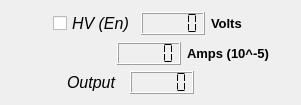
  <widget class="QWidget" name="layoutWidget">
   <property name="geometry">
    <rect>
     <x>0</x>
     <y>580</y>
     <width>301</width>
     <height>90</height>
    </rect>
   </property>
   <layout class="QGridLayout" name="gridLayout_4">
    <item row="0" column="0">
     <layout class="QGridLayout" name="gridLayout">
      <item row="0" column="0">
       <spacer name="horizontalSpacer_10">
        <property name="orientation">
         <enum>Qt::Horizontal</enum>
        </property>
        <property name="sizeHint" stdset="0">
         <size>
          <width>38</width>
          <height>20</height>
         </size>
        </property>
       </spacer>
      </item>
      <item row="0" column="1">
       <widget class="QCheckBox" name="detHVCheckBox">
        <property name="font">
         <font>
          <pointsize>12</pointsize>
          <weight>50</weight>
          <italic>true</italic>
          <bold>false</bold>
         </font>
        </property>
        <property name="text">
         <string>HV (En)</string>
        </property>
       </widget>
      </item>
      <item row="0" column="2">
       <widget class="QLCDNumber" name="detHighVLCD">
        <property name="minimumSize">
         <size>
          <width>64</width>
          <height>23</height>
         </size>
        </property>
        <property name="maximumSize">
         <size>
          <width>64</width>
          <height>23</height>
         </size>
        </property>
        <property name="segmentStyle">
         <enum>QLCDNumber::Flat</enum>
        </property>
       </widget>
      </item>
      <item row="0" column="3">
       <widget class="QLabel" name="detHVLabel">
        <property name="text">
         <string>&lt;!DOCTYPE HTML PUBLIC &quot;-//W3C//DTD HTML 4.0//EN&quot; &quot;http://www.w3.org/TR/REC-html40/strict.dtd&quot;&gt;
&lt;html&gt;&lt;head&gt;&lt;meta name=&quot;qrichtext&quot; content=&quot;1&quot; /&gt;&lt;style type=&quot;text/css&quot;&gt;
p, li { white-space: pre-wrap; }
&lt;/style&gt;&lt;/head&gt;&lt;body style=&quot; font-family:'MS Shell Dlg 2'; font-size:8.25pt; font-weight:400; font-style:normal;&quot;&gt;
&lt;p style=&quot; margin-top:0px; margin-bottom:0px; margin-left:0px; margin-right:0px; -qt-block-indent:0; text-indent:0px;&quot;&gt;&lt;span style=&quot; font-size:10pt; font-weight:600;&quot;&gt;Volts&lt;/span&gt;&lt;/p&gt;&lt;/body&gt;&lt;/html&gt;</string>
        </property>
       </widget>
      </item>
      <item row="0" column="4">
       <spacer name="horizontalSpacer_6">
        <property name="orientation">
         <enum>Qt::Horizontal</enum>
        </property>
        <property name="sizeHint" stdset="0">
         <size>
          <width>48</width>
          <height>17</height>
         </size>
        </property>
       </spacer>
      </item>
     </layout>
    </item>
    <item row="1" column="0">
     <layout class="QGridLayout" name="gridLayout_2">
      <item row="0" column="0">
       <spacer name="horizontalSpacer_7">
        <property name="orientation">
         <enum>Qt::Horizontal</enum>
        </property>
        <property name="sizeHint" stdset="0">
         <size>
          <width>118</width>
          <height>20</height>
         </size>
        </property>
       </spacer>
      </item>
      <item row="0" column="1">
       <widget class="QLCDNumber" name="detAmpsLCD">
        <property name="minimumSize">
         <size>
          <width>64</width>
          <height>23</height>
         </size>
        </property>
        <property name="maximumSize">
         <size>
          <width>64</width>
          <height>23</height>
         </size>
        </property>
        <property name="segmentStyle">
         <enum>QLCDNumber::Flat</enum>
        </property>
       </widget>
      </item>
      <item row="0" column="2">
       <widget class="QLabel" name="det1AmpsLabel_2">
        <property name="minimumSize">
         <size>
          <width>103</width>
          <height>23</height>
         </size>
        </property>
        <property name="maximumSize">
         <size>
          <width>103</width>
          <height>23</height>
         </size>
        </property>
        <property name="text">
         <string>&lt;!DOCTYPE HTML PUBLIC &quot;-//W3C//DTD HTML 4.0//EN&quot; &quot;http://www.w3.org/TR/REC-html40/strict.dtd&quot;&gt;
&lt;html&gt;&lt;head&gt;&lt;meta name=&quot;qrichtext&quot; content=&quot;1&quot; /&gt;&lt;style type=&quot;text/css&quot;&gt;
p, li { white-space: pre-wrap; }
&lt;/style&gt;&lt;/head&gt;&lt;body style=&quot; font-family:'MS Shell Dlg 2'; font-size:8.25pt; font-weight:400; font-style:normal;&quot;&gt;
&lt;p style=&quot; margin-top:0px; margin-bottom:0px; margin-left:0px; margin-right:0px; -qt-block-indent:0; text-indent:0px;&quot;&gt;&lt;span style=&quot; font-size:10pt; font-weight:600;&quot;&gt;Amps (10^-5)&lt;/span&gt;&lt;/p&gt;&lt;/body&gt;&lt;/html&gt;</string>
        </property>
       </widget>
      </item>
     </layout>
    </item>
    <item row="2" column="0">
     <layout class="QGridLayout" name="gridLayout_3">
      <item row="0" column="0">
       <spacer name="horizontalSpacer_8">
        <property name="orientation">
         <enum>Qt::Horizontal</enum>
        </property>
        <property name="sizeHint" stdset="0">
         <size>
          <width>58</width>
          <height>20</height>
         </size>
        </property>
       </spacer>
      </item>
      <item row="0" column="1">
       <widget class="QLabel" name="detOutputLabel">
        <property name="minimumSize">
         <size>
          <width>57</width>
          <height>23</height>
         </size>
        </property>
        <property name="maximumSize">
         <size>
          <width>57</width>
          <height>23</height>
         </size>
        </property>
        <property name="font">
         <font>
          <pointsize>12</pointsize>
         </font>
        </property>
        <property name="text">
         <string>&lt;!DOCTYPE HTML PUBLIC &quot;-//W3C//DTD HTML 4.0//EN&quot; &quot;http://www.w3.org/TR/REC-html40/strict.dtd&quot;&gt;
&lt;html&gt;&lt;head&gt;&lt;meta name=&quot;qrichtext&quot; content=&quot;1&quot; /&gt;&lt;style type=&quot;text/css&quot;&gt;
p, li { white-space: pre-wrap; }
&lt;/style&gt;&lt;/head&gt;&lt;body style=&quot; font-family:'MS Shell Dlg 2'; font-size:12pt; font-weight:400; font-style:normal;&quot;&gt;
&lt;p style=&quot; margin-top:0px; margin-bottom:0px; margin-left:0px; margin-right:0px; -qt-block-indent:0; text-indent:0px;&quot;&gt;&lt;span style=&quot; font-style:italic;&quot;&gt;Output&lt;/span&gt;&lt;/p&gt;&lt;/body&gt;&lt;/html&gt;</string>
        </property>
       </widget>
      </item>
      <item row="0" column="2">
       <widget class="QLCDNumber" name="detOutputLCD">
        <property name="minimumSize">
         <size>
          <width>64</width>
          <height>23</height>
         </size>
        </property>
        <property name="maximumSize">
         <size>
          <width>64</width>
          <height>23</height>
         </size>
        </property>
        <property name="segmentStyle">
         <enum>QLCDNumber::Flat</enum>
        </property>
       </widget>
      </item>
      <item row="0" column="3">
       <spacer name="horizontalSpacer_9">
        <property name="orientation">
         <enum>Qt::Horizontal</enum>
        </property>
        <property name="sizeHint" stdset="0">
         <size>
          <width>98</width>
          <height>20</height>
         </size>
        </property>
       </spacer>
      </item>
     </layout>
    </item>
   </layout>
  </widget>
